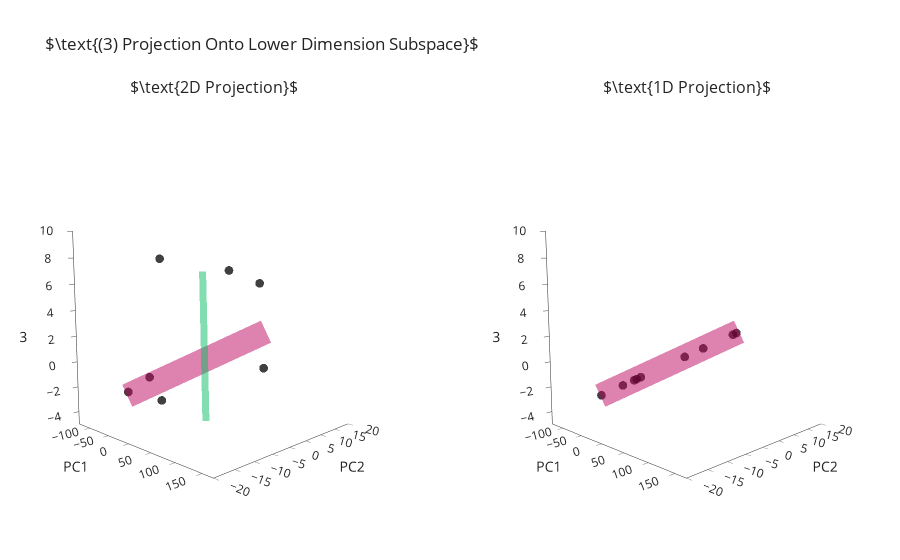

Notebook code for this chart:
### Markdown cell above
## Projection Onto PCA Subspace Of Lower Dimension

So we have seen that the PCA algorithm provides us with an orthonormal basis, with a desired properly that the directions correspond with the amount of spread the data shows in that direction.

Recall that as the algorithm provided an orthonormal basis then we can represent each sample $\mathbf{x}_i$ as a linear composition of the columns of $U$: $$ \mathbf{x}_i = \sum^d_{j=1} \langle\mathbf{x}_i,\mathbf{u}_j\rangle \mathbf{u}_j $$

When we project onto the $k<d$ subspace the summation is only using the first $k$ eigenvectors. In matrix notation we compute $\widetilde{\mathbf{X}} = U^\top\left(\mathbf{X}U\right)$ where $U\in\mathbb{R}^{d\times k}$.

*For deductive reasons in the code below we take the transformed (projected) data, zero the last dimensions and then perform the multiplication by $U$ using the `inverse_transform` function*.

### Code cell
# Embedding in a 2D subspace
X2d = X_projected.copy()
X2d[:, 2] = 0
X2d = pca.inverse_transform(X2d)

# Enbedding in a 1D subspace
X1d = X_projected.copy()
X1d[:, [1,2]] = 0
X1d = pca.inverse_transform(X1d)


fig = make_subplots(rows=1, cols=2, subplot_titles=[r"$\text{2D Projection}$", r"$\text{1D Projection}$"],
                    specs=[[{"type":"scatter3d"}, {"type":"scatter3d"}]])

fig.add_traces([go.Scatter3d(x = X2d[:, 0], y=X2d[:, 1], z=X2d[:, 2], opacity = 0.75, mode = 'markers', marker=dict(size=3, color="black")),
                plot_principal_component(pca, 0),
                plot_principal_component(pca, 1)], rows=1, cols=1)
fig.add_traces([go.Scatter3d(x = X1d[:, 0], y=X1d[:, 1], z=X1d[:, 2], opacity = 0.75, mode = 'markers', marker=dict(size=3, color="black")),
                plot_principal_component(pca, 0)], rows=1, cols=2)

fig.update_layout(title=r"$\text{(3) Projection Onto Lower Dimension Subspace}$", margin = dict(t = 100), showlegend=False,
                  scene=proj_scene, scene2=proj_scene, scene_aspectmode="cube",
                  scene_xaxis_title="PC1", scene2_xaxis_title="PC1",
                  scene_yaxis_title="PC2", scene2_yaxis_title="PC2",
                  scene_zaxis_title="PC3", scene2_zaxis_title="PC3")
fig.show()

### Figure 1 — Plotly figure (JSON) as saved in the notebook; plotly's stock layout.template omitted (floating-point values rounded to 4 significant figures)
{"data": [{"marker": {"color": "black", "size": 3}, "mode": "markers", "opacity": 0.75, "scene": "scene", "type": "scatter3d", "x": [2.603, 4.334, 5.174, 0.7169, 4.736, 1.82, -2.713, 2.51, 6.845, 1.752, -4.989, -2.229, 3.192, -2.302, -4.854, -2.311, -2.589, 3.153, -3.883, 5.328, -1.013, 3.752, -4.115, 3.406, 0.4897, -2.595, -2.874, 3.945, -4.866, -0.5375, 4.856, 3.452, 6.467, -5.409, -2.012, -0.8227, -0.2431, -2.756, -0.2518, 4.35, -3.616, 0.8597, 1.335, -1.979, -5.175, -0.5996, -0.8898, -3.911, -4.987, -0.551], "y": [65.35, 92.16, 123.0, 19.25, 105.1, 33.17, -60.83, 67.06, 164.3, 40.55, -124.7, -50.88, 78.22, -57.69, -114.8, -55.74, -61.58, 78.42, -87.83, 129.2, -21.85, 84.26, -98.8, 88.44, 7.269, -61.73, -68.78, 81.26, -113.8, -11.75, 114.2, 83.23, 166.2, -125.8, -50.7, -19.77, -11.87, -64.71, 3.075, 108.3, -84.77, 17.42, 30.38, -50.86, -122.8, -14.71, -25.88, -89.69, -117.8, -9.777], "z": [0.04856, 23.21, 9.629, -1.724, 19.27, 17.42, -10.18, -5.558, 10.69, 4.793, -0.9603, -7.117, 2.751, -0.1829, -9.953, -3.217, -4.803, 1.096, -13.48, 6.516, -5.0, 13.88, -6.36, -3.991, 6.989, -4.809, -4.75, 24.78, -11.76, -2.428, 10.83, 4.864, -5.168, -13.98, 0.2117, -1.242, 7.992, -6.296, -13.05, 1.333, -8.443, 5.799, 4.371, 1.593, -10.04, -0.4944, 4.885, -11.88, -10.44, -5.645]}, {"line": {"color": "rgb(189,6,96)", "width": 48.39}, "mode": "lines", "name": "PC 1", "opacity": 0.5, "scene": "scene", "type": "scatter3d", "x": [-1.012, 1.012], "y": [-24.11, 24.11], "z": [-1.815, 1.815]}, {"line": {"color": "rgb(6,189,99)", "width": 13.98}, "mode": "lines", "name": "PC 2", "opacity": 0.5, "scene": "scene", "type": "scatter3d", "x": [-0.1786, 0.1786], "y": [0.532, -0.532], "z": [-6.965, 6.965]}, {"marker": {"color": "black", "size": 3}, "mode": "markers", "opacity": 0.75, "scene": "scene2", "type": "scatter3d", "x": [2.727, 3.919, 5.164, 0.7977, 4.446, 1.44, -2.57, 2.78, 6.888, 1.707, -5.204, -2.145, 3.272, -2.408, -4.821, -2.336, -2.585, 3.275, -3.708, 5.41, -0.9278, 3.56, -4.142, 3.677, 0.3255, -2.591, -2.885, 3.469, -4.785, -0.4981, 4.799, 3.488, 6.917, -5.294, -2.115, -0.829, -0.4696, -2.72, 0.08672, 4.524, -3.564, 0.7453, 1.282, -2.117, -5.155, -0.6152, -1.064, -3.78, -4.947, -0.4259], "y": [64.98, 93.39, 123.1, 19.01, 106.0, 34.31, -61.26, 66.26, 164.1, 40.68, -124.0, -51.13, 77.98, -57.38, -114.9, -55.66, -61.59, 78.05, -88.35, 128.9, -22.11, 84.83, -98.72, 87.63, 7.758, -61.74, -68.75, 82.68, -114.0, -11.87, 114.4, 83.13, 164.8, -126.2, -50.39, -19.76, -11.19, -64.82, 2.067, 107.8, -84.93, 17.76, 30.54, -50.45, -122.8, -14.66, -25.36, -90.08, -117.9, -10.15], "z": [4.893, 7.032, 9.268, 1.432, 7.979, 2.583, -4.613, 4.989, 12.36, 3.064, -9.339, -3.85, 5.872, -4.32, -8.651, -4.192, -4.638, 5.877, -6.653, 9.708, -1.665, 6.388, -7.433, 6.598, 0.5842, -4.649, -5.177, 6.226, -8.587, -0.8939, 8.611, 6.26, 12.41, -9.5, -3.795, -1.488, -0.8427, -4.881, 0.1556, 8.118, -6.395, 1.337, 2.3, -3.799, -9.25, -1.104, -1.909, -6.783, -8.877, -0.7643]}, {"line": {"color": "rgb(189,6,96)", "width": 48.39}, "mode": "lines", "name": "PC 1", "opacity": 0.5, "scene": "scene2", "type": "scatter3d", "x": [-1.012, 1.012], "y": [-24.11, 24.11], "z": [-1.815, 1.815]}], "layout": {"annotations": [{"font": {"size": 16}, "showarrow": false, "text": "$\\text{2D Projection}$", "x": 0.225, "xanchor": "center", "xref": "paper", "y": 1, "yanchor": "bottom", "yref": "paper"}, {"font": {"size": 16}, "showarrow": false, "text": "$\\text{1D Projection}$", "x": 0.775, "xanchor": "center", "xref": "paper", "y": 1, "yanchor": "bottom", "yref": "paper"}], "margin": {"t": 100}, "scene": {"aspectmode": "cube", "camera": {"eye": {"x": 2, "y": -2, "z": 0.4}}, "domain": {"x": [0, 0.45], "y": [0, 1]}, "xaxis": {"range": [-130, 170], "title": {"text": "PC1"}}, "yaxis": {"range": [-20, 20], "title": {"text": "PC2"}}, "zaxis": {"range": [-5, 10], "title": {"text": "PC3"}}}, "scene2": {"camera": {"eye": {"x": 2, "y": -2, "z": 0.4}}, "domain": {"x": [0.55, 1], "y": [0, 1]}, "xaxis": {"range": [-130, 170], "title": {"text": "PC1"}}, "yaxis": {"range": [-20, 20], "title": {"text": "PC2"}}, "zaxis": {"range": [-5, 10], "title": {"text": "PC3"}}}, "showlegend": false, "title": {"text": "$\\text{(3) Projection Onto Lower Dimension Subspace}$"}}}
